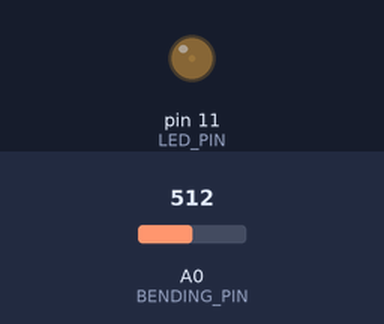
Simulated run of this sketch. Board: Arduino Uno, built with avr-gcc and run on an emulated ATmega328P. Parts: output pins drawn as LEDs (lit = HIGH). The test bench sets the inputs (shaded band); at power-on: A0 (BENDING_PIN) = 512. What the sketch prints to the serial monitor is not drawn.

Above: at 1.2 s.
1.3 s: A0 (BENDING_PIN) set to 529
At 4.1 s:
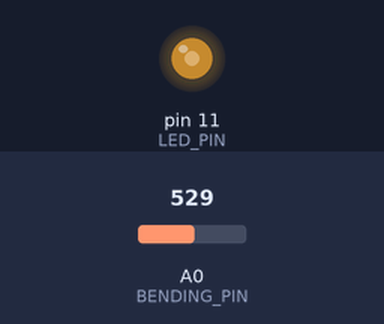
4.3 s: A0 (BENDING_PIN) set to 511
6.1 s: A0 (BENDING_PIN) set to 306
At 7.18 s:
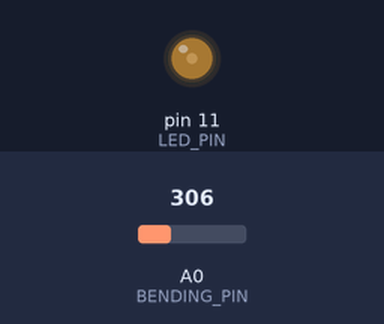
Timing chart, 0 to 9.8 s (numbered marks = the images above; inputs shaded):
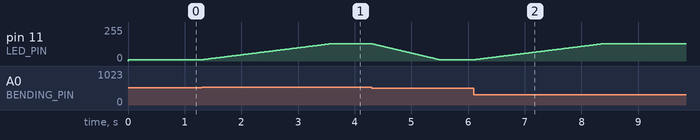

The sketch:

main_2.ino
```cpp
/*
...:::  Bachelor Thesis Support :::...
  Author  : Jan Głos
  Date  : 25/03/18
*/

#define BENDING_PIN 0
#define LED_PIN 11
#define MIN_DIFF 14
#define MIN_DIFF_BLINDING 20
#define MIN_VALUE 10
#define MAX_VALUE 99
#define SAMPLE_LEN 6

#define INCREMENTING
#define AVERANGE
//#define READING
//#define TRUE
//#define BLINDING
//#define BLINDING_PANIC
//#define TREND
#define TREND_TRUE
//#define TREND_TRUE_WAIT

int bending_old = 0;
int val_zero = 0;

void lightsUp(){
  for(int i = MIN_VALUE; i < MAX_VALUE + 30; i ++){
    analogWrite(LED_PIN, i);
    delay(19);
  }
}

void lightsDown(){
  for(int i = MAX_VALUE + 30; i > MIN_VALUE; i --){
    analogWrite(LED_PIN, i);
    delay(10);
  }
}

void setup(){
  pinMode(LED_PIN, OUTPUT);
  analogWrite(LED_PIN, 100);
  Serial.begin(9600);
  while (!Serial) {};
  val_zero = analogRead(BENDING_PIN);
  Serial.println("Initial Value :");
  Serial.println(val_zero);
  analogWrite(LED_PIN, 0);
}

void loop(){
#ifdef READING
  while(1){
    val_zero = analogRead(BENDING_PIN);
    Serial.println("Initial Value :");
    Serial.println(val_zero);
    delay(200);
  }
#endif
#ifdef TRUE
  while(1){
    val_zero = analogRead(BENDING_PIN);
    Serial.println("Initial Value :");
    Serial.println(val_zero);
    delay(20);
    analogWrite(LED_PIN, (val_zero - 640));
  }
#endif
#ifdef BLINDING
while(1){
  for(int i = MIN_VALUE; i < MAX_VALUE; i ++){
    analogWrite(LED_PIN, i);
    delay(10);
  }
  for(int i = MAX_VALUE; i > MIN_VALUE; i --){
    analogWrite(LED_PIN, i);
    delay(10);
  }
}
#endif
#ifdef BLINDING_PANIC
  blindingPanic();
#endif
#ifdef TREND
bool zero = false;
while(1){
  if(((analogRead(BENDING_PIN) - val_zero) > MIN_DIFF)){
    for(int i = MIN_VALUE; i < MAX_VALUE + 10; i ++){
      analogWrite(LED_PIN, i);
      delay(19);
    }
    zero = false;
  }else if(((analogRead(BENDING_PIN) - val_zero) < MIN_DIFF) && zero){
    for(int i = MAX_VALUE + 10; i > MIN_VALUE; i --){
      analogWrite(LED_PIN, i);
      delay(9);
    }
    zero = true;
  }
}
#endif

  int sample_tab[SAMPLE_LEN] = {0};
  int bending = 0, diff = 0, diff_avr = 0;

#ifdef TREND_TRUE
bool noLight = true, light = false;
analogWrite(LED_PIN, MIN_VALUE);
while(1){
  bending = analogRead(BENDING_PIN);
  delay(1);

  if((bending - val_zero) < 0){             //Value from first side of sensor
    diff = val_zero - bending;
  }else if((bending - val_zero) > 0){       //Value from second side of sensor
    diff = 2*(bending - val_zero);          //Quantity becouse of smaller value
  }else if((bending - val_zero) == 0){      //Equal - no motion from sensor
    diff = 0;
  };

  if((diff > MIN_DIFF) && noLight){

    lightsUp();
    light = true;
    noLight = false;
  }else if((diff <= MIN_DIFF) && light){
    lightsDown();
    noLight = true;
    light = false;
  }else{
    if(noLight){
      analogWrite(LED_PIN, MIN_VALUE);
    }
  }
}
#endif

#ifdef TREND_TRUE_WAIT
bool noLight = true, light = false;
analogWrite(LED_PIN, MIN_VALUE);
while(1){
  bending = analogRead(BENDING_PIN);
  delay(1);

  if((bending - val_zero) < 0){             //Value from first side of sensor
    diff = val_zero - bending;
  }else if((bending - val_zero) > 0){       //Value from second side of sensor
    diff = 2*(bending - val_zero);          //Quantity becouse of smaller value
  }else if((bending - val_zero) == 0){      //Equal - no motion from sensor
    diff = 0;
  };

  if((diff > MIN_DIFF) && noLight){

    lightsUp();
    while(diff > MIN_DIFF){
      bending = analogRead(BENDING_PIN);
      delay(1);

      if((bending - val_zero) < 0){             //Value from first side of sensor
        diff = val_zero - bending;
      }else if((bending - val_zero) > 0){       //Value from second side of sensor
        diff = 2*(bending - val_zero);          //Quantity becouse of smaller value
      }else if((bending - val_zero) == 0){      //Equal - no motion from sensor
        diff = 0;
      };
    };
    lightsDown();
    noLight = true;

  }
}
#endif

#ifdef AVERANGE
  for(int i = 0; i < SAMPLE_LEN; i ++){
    bending = analogRead(BENDING_PIN);
    delay(1);

    if((bending - val_zero) < 0){             //Value from first side of sensor
      diff = val_zero - bending;
    }else if((bending - val_zero) > 0){       //Value from second side of sensor
      diff = 2*(bending - val_zero);          //Quantity becouse of smaller value
    }else if((bending - val_zero) == 0){      //Equal - no motion from sensor
      diff = 0;
    };

    sample_tab[i] = diff;
  };

  diff = 0;

  for(int i = 0; i < SAMPLE_LEN; i ++){
    diff += sample_tab[i];
  }

  diff_avr = diff/SAMPLE_LEN;
#else
bending = analogRead(BENDING_PIN);
delay(1);

if((bending - val_zero) < 0){             //Value from first side of sensor
  diff = (val_zero - bending);
}else if((bending - val_zero) > 0){       //Value from second side of sensor
  diff = 2*(bending - val_zero);          //Quantity becouse of smaller value
}else if((bending - val_zero) == 0){      //Equal - no motion from sensor
  diff = 0;
};
diff_avr = diff;
#endif

#ifdef INCREMENTING
  if(0 < diff_avr < MAX_VALUE){              //Normal working value
    incrementFromTo(bending_old, (MIN_VALUE + diff_avr), 10);
    bending_old = MIN_VALUE + diff_avr;
  }else if(diff_avr = 0){                   //Zero value - for no motion
    incrementFromTo(bending_old, MIN_VALUE, 10);
    bending_old = MIN_VALUE;
  }else{                                    //Too high value >99
    incrementFromTo(bending_old, (MAX_VALUE + MIN_VALUE), 10);
    bending_old = MAX_VALUE + MIN_VALUE;
  };
#else
  if(0 < diff_avr < MAX_VALUE){              //Normal working value
    analogWrite(LED_PIN, (MIN_VALUE + diff_avr));
  }else if(diff_avr = 0){                   //Zero value - for no motion
    analogWrite(LED_PIN, MIN_VALUE);
  }else{                                    //Too high value >99
    analogWrite(LED_PIN, (MAX_VALUE + MIN_VALUE));
  };
#endif

}

void startUp(int *start_val, int *left_val, int *right_val){
  int read_val;
  Serial.println("Odczyt wartiści ? [Y/n]");
  int tmp = 0;
  do{
    tmp = Serial.read();
    delay(10);
  }while(tmp == 0);
  if(tmp == 0x59 || tmp == 0x79){
    Serial.println("Odczyt wartości zerowej [Y/n]");
    read_val = Serial.read();
    if(read_val == 0x59 || read_val == 0x79){
      *start_val = 0;
      do{
        *start_val = analogRead(BENDING_PIN);
        delay(10);
      }while(*start_val == 0);
      Serial.println("Odczytano :");
      Serial.println(*start_val);
    }else{
      Serial.println("BLAD !");
    }
    Serial.println("Odczyt wartości skrajnej lewej [Y/n]");
    read_val = Serial.read();
    if(read_val == 0x59 || read_val == 0x79){
      *left_val = 0;
      do{
        *left_val = analogRead(BENDING_PIN);
        delay(10);
      }while(*left_val == 0);
      Serial.println("Odczytano :");
      Serial.println(*left_val);
    }else{
      Serial.println("BLAD !");
    }
    Serial.println("Odczyt wartości skrajnej prawej [Y/n]");
    read_val = Serial.read();
    if(read_val == 0x59 || read_val == 0x79){
      *right_val = 0;
      do{
        *right_val = analogRead(BENDING_PIN);
        delay(10);
      }while(*right_val == 0);
      Serial.println("Odczytano :");
      Serial.println(*right_val);
    }else{
      Serial.println("BLAD !");
    }
  }else{

  }
}

void incrementFromTo(int min, int max, int time){

  if(max > min){
    if((max - min) < 5){
          while (min <= max) {
      min ++;
      analogWrite(LED_PIN, min);
      delay(time);
    }
    }

  }else if(max < min){
    if((min - max) < 5){
          while (max <= min) {
      max ++;
      analogWrite(LED_PIN, max);
      delay(time);
    }
    }

  }else{
    analogWrite(LED_PIN, max);
  }
}

void blinding(int increment){
  if(increment > 20){
    for(int i = MIN_VALUE; i < MAX_VALUE; i ++){
      analogWrite(LED_PIN, i);
      delay(1);
    }
    for(int i = MAX_VALUE; i > MIN_VALUE; i --){
      analogWrite(LED_PIN, i);
      delay(1);
    }
  }else{
    for(int i = MIN_VALUE; i < MAX_VALUE; i ++){
      analogWrite(LED_PIN, i);
      delay(12);
    }
    for(int i = MAX_VALUE; i > MIN_VALUE; i --){
      analogWrite(LED_PIN, i);
      delay(8);
    }
  }
}

void panic(int loop){
  for(int k = 0; k < loop; k ++){
    for(int i = MIN_VALUE; i < MAX_VALUE + 10; i ++){
      analogWrite(LED_PIN, i);
      delay(1);
    }
    for(int i = MAX_VALUE + 10; i > MIN_VALUE; i --){
      analogWrite(LED_PIN, i);
      delay(1);
    }
  }
}

bool panicQ(){
  if((analogRead(BENDING_PIN) - val_zero) > MIN_DIFF_BLINDING){
    return 1;
  }else{
    return 0;
  }
}
//(analogRead(BENDING_PIN) - val_zero) < MIN_DIFF_BLINDING
void blindingPanic(){
  while(1){
    for(int i = MIN_VALUE; i < MAX_VALUE; i ++){
      analogWrite(LED_PIN, i);
      delay(19);
      if(panicQ()){
        panic(2);
      }
    }
    for(int i = MAX_VALUE; i > MIN_VALUE; i --){
      analogWrite(LED_PIN, i);
      delay(8);
      if(panicQ()){
        panic(3);
      }
    }
  }
}
```

Measured:
- the behaviour switches between 519 and 520 on A0 (BENDING_PIN) (found by bisection; images 0 and 1)
- after the input at 1.3 s, pin 11 (LED_PIN): moves from 10/255 to 128/255 over 2.2 s, starting at once
- after the input at 6.1 s, pin 11 (LED_PIN): moves from 10/255 to 128/255 over 2.2 s, starting at once
